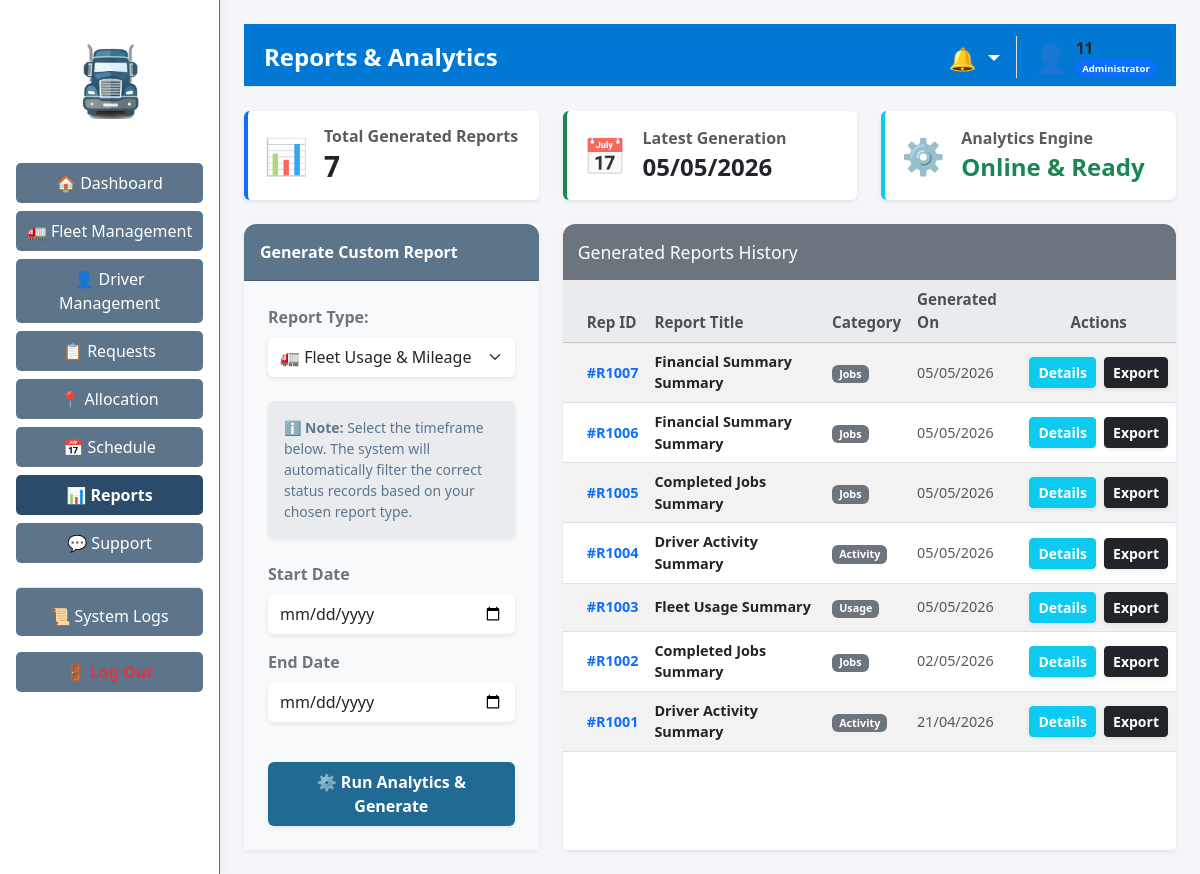
The app's page /reports (signed in), older data.
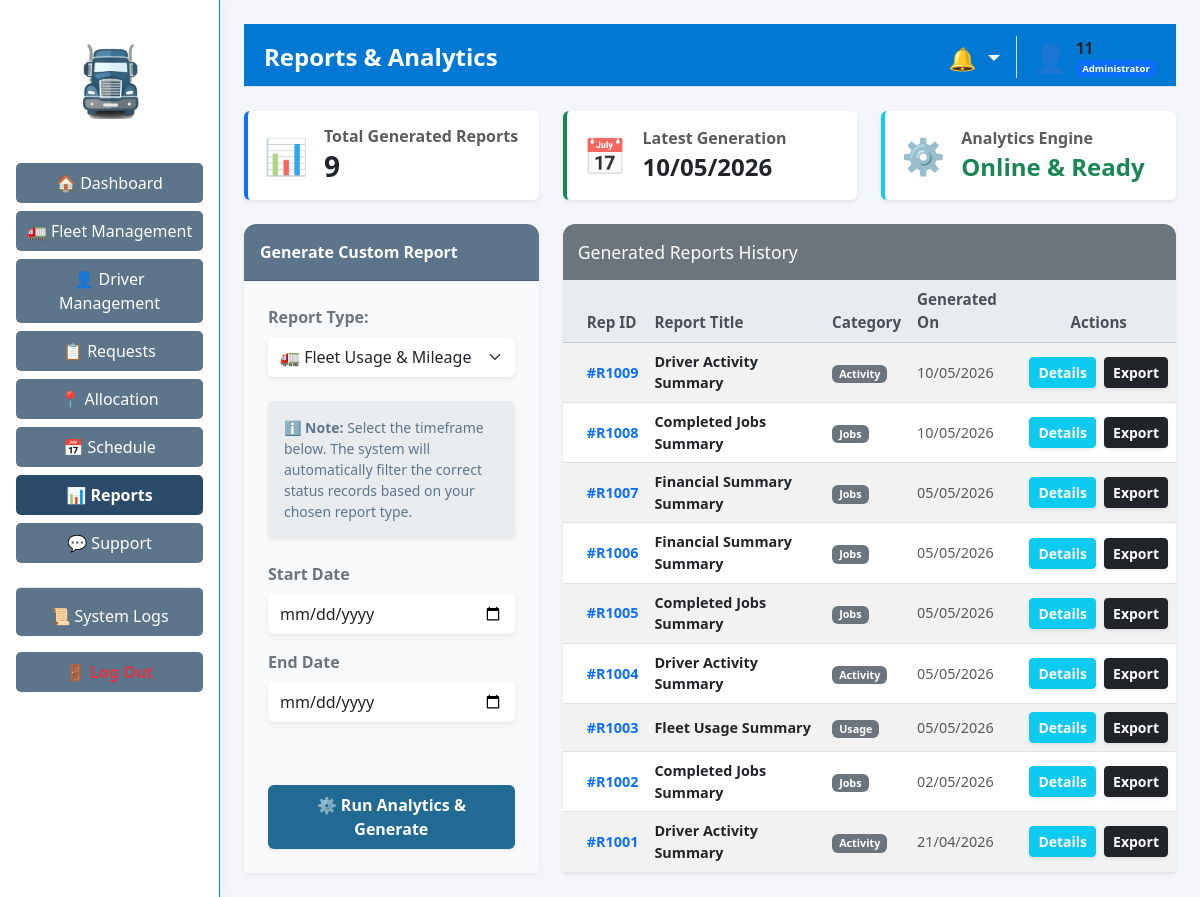
The same page, newer data.
### tables this page shows
CREATE TABLE reports (
                        id TEXT PRIMARY KEY,
                        name TEXT NOT NULL,
                        type TEXT NOT NULL,
                        generated_by TEXT NOT NULL,
                        generated_date TEXT NOT NULL
                    );

### app/routes/report_routes.py (the view)
@report_bp.route('/reports', methods=['GET'])
def reports_management() -> str:
    if 'user_id' not in session:
        return redirect(url_for('auth.login'))
    view_data = report_logic.load_reports_history()
    role = session.get('role', 'Staff')
    return render_template('admin/reports.html', data=view_data, role=role)

### app/controllers/report_controller.py (called while the page is built)
    def load_reports_history(self) -> Dict[str, Any]:
        data: Dict[str, Any] = {}
        try:
            data["reports"] = self.model.get_all_reports()
            return data
        except Exception as logic_error:
            logging.error(f"Error loading reports: {logic_error}")
            data["reports"] = []
            return data

### app/models/notification_model.py (called while the page is built)
    def get_unread_notifications(self, target1: str, target2: str = '') -> List[Dict[str, Any]]:
        try:
            with sqlite3.connect(DB_PATH) as conn:
                conn.row_factory = sqlite3.Row
                cursor = conn.execute(
                    "SELECT * FROM notifications WHERE target_role IN (?, ?, 'All') AND is_read = 0 ORDER BY timestamp DESC",
                    (str(target1).strip(), str(target2).strip())
                )
                return [dict(row) for row in cursor.fetchall()]
        except sqlite3.Error as e:
            logging.error(f"Error fetching notifications: {e}")
            return []

### app/templates/admin/reports.html (shortened to what the changed rows need)
{% extends "layouts/admin_layout.html" if session.get('role') == 'Administrator' else "layouts/staff_layout.html" %}
{% block page_header %}Reports & Analytics{% endblock %}
{% block content %}
<div class="row mb-4">
    <div class="col-md-4">
        <div class="card bg-white shadow-sm border-0 border-start border-4 border-primary custom-rounded h-100">
            <div class="card-body d-flex align-items-center">
                <div>
                    <h6 class="text-muted mb-1 fw-bold">Total Generated Reports</h6>
                    <h3 class="fw-bold text-dark mb-0">{{ data.reports|length }}</h3>
                </div>
            </div>
        </div>
    </div>
    <div class="col-md-4">
        <div class="card bg-white shadow-sm border-0 border-start border-4 border-success custom-rounded h-100">
            <div class="card-body d-flex align-items-center">
                <div>
                    <h6 class="text-muted mb-1 fw-bold">Latest Generation</h6>
                    <h4 class="fw-bold text-dark mb-0 mt-1">
                        {{ data.reports[0].generated_date if data.reports else 'No reports yet' }}
                    </h4>
                </div>
            </div>
        </div>
    </div>
</div>
<div class="row g-4">
    <div class="col-md-8">
        <div class="table-container shadow-sm border-0 h-100 mt-0 custom-rounded">
            <table class="table table-striped table-hover custom-table mb-0 align-middle">
                <thead class="table-light">
                    <tr>
                        <th class="ps-4">Rep ID</th>
                        <th>Report Title</th>
                        <th>Category</th>
                        <th>Generated On</th>
                        <th class="text-center">Actions</th>
                    </tr>
                </thead>
                <tbody>
                    {% if data.reports|length == 0 %}
                    <tr>
                        <td colspan="5" class="text-center text-muted py-5">
                            <div class="fs-1 mb-2 opacity-50">📂</div>
                            No reports generated yet. Use the panel on the left to create one.
                        </td>
                    </tr>
                    {% else %}
                        {% for r in data.reports %}
                        <tr>
                            <td class="ps-4 fw-bold text-primary">#{{ r.id }}</td>
                            <td class="fw-bold text-dark">{{ r.name }}</td>
                            <td><span class="badge bg-secondary">{{ r.type }}</span></td>
                            <td class="small text-muted">{{ r.generated_date }}</td>
                            <td class="text-center">
                                <div class="d-flex justify-content-center gap-2">
                                    <button class="btn btn-sm btn-info text-white fw-bold custom-rounded shadow-sm" data-bs-toggle="modal" data-bs-target="#detailsModal{{ r.id }}">
                                        Details
                                    </button>
                                    <button class="btn btn-sm btn-dark fw-bold custom-rounded shadow-sm" data-bs-toggle="modal" data-bs-target="#optionsModal{{ r.id }}">
                                        Export
                                    </button>
                                </div>
                            </td>
                        </tr>
                        {% endfor %}
                    {% endif %}
                </tbody>
            </table>
        </div>
    </div>
</div>
{% endblock %}

Row changes from the older to the newer data that the page shows:
added reports: generated_date "10/05/2026", id "R1009", name "Driver Activity Summary", type "Activity"
added reports: id "R1008", name "Completed Jobs Summary", type "Jobs", generated_date "10/05/2026"
Text that changed along with them:
{{ data.reports|length }}: "7" → "9"
{{ data.reports[0].generated_date if data.reports else 'No reports yet' }}: "05/05/2026" → "10/05/2026"
